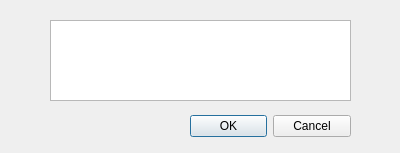
<?xml version="1.0" encoding="UTF-8"?>
<ui version="4.0">
 <class>AboutDialog</class>
 <widget class="QDialog" name="AboutDialog">
  <property name="geometry">
   <rect>
    <x>0</x>
    <y>0</y>
    <width>400</width>
    <height>153</height>
   </rect>
  </property>
  <property name="windowTitle">
   <string>About</string>
  </property>
  <widget class="QDialogButtonBox" name="buttonBox">
   <property name="geometry">
    <rect>
     <x>190</x>
     <y>110</y>
     <width>161</width>
     <height>32</height>
    </rect>
   </property>
   <property name="orientation">
    <enum>Qt::Horizontal</enum>
   </property>
   <property name="standardButtons">
    <set>QDialogButtonBox::Cancel|QDialogButtonBox::Ok</set>
   </property>
  </widget>
  <widget class="QTextEdit" name="textEdit_about">
   <property name="geometry">
    <rect>
     <x>50</x>
     <y>20</y>
     <width>301</width>
     <height>81</height>
    </rect>
   </property>
   <property name="documentTitle">
    <string/>
   </property>
   <property name="readOnly">
    <bool>true</bool>
   </property>
  </widget>
 </widget>
 <resources/>
 <connections>
  <connection>
   <sender>buttonBox</sender>
   <signal>accepted()</signal>
   <receiver>AboutDialog</receiver>
   <slot>accept()</slot>
   <hints>
    <hint type="sourcelabel">
     <x>248</x>
     <y>254</y>
    </hint>
    <hint type="destinationlabel">
     <x>157</x>
     <y>274</y>
    </hint>
   </hints>
  </connection>
  <connection>
   <sender>buttonBox</sender>
   <signal>rejected()</signal>
   <receiver>AboutDialog</receiver>
   <slot>reject()</slot>
   <hints>
    <hint type="sourcelabel">
     <x>316</x>
     <y>260</y>
    </hint>
    <hint type="destinationlabel">
     <x>286</x>
     <y>274</y>
    </hint>
   </hints>
  </connection>
 </connections>
</ui>
